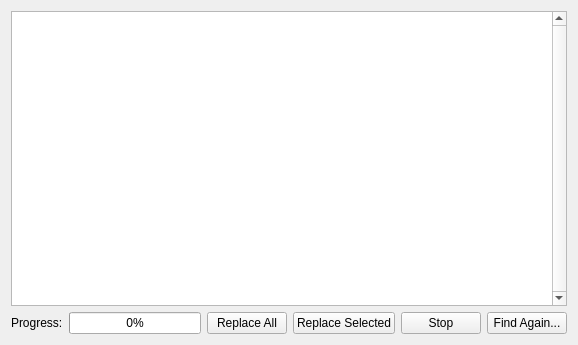
<?xml version="1.0" encoding="UTF-8"?>
<ui version="4.0">
 <class>Form</class>
 <widget class="QWidget" name="Form">
  <property name="geometry">
   <rect>
    <x>0</x>
    <y>0</y>
    <width>578</width>
    <height>345</height>
   </rect>
  </property>
  <property name="windowTitle">
   <string>Form</string>
  </property>
  <layout class="QVBoxLayout" name="verticalLayout">
   <item>
    <widget class="QTableView" name="resultsView">
     <property name="verticalScrollBarPolicy">
      <enum>Qt::ScrollBarAlwaysOn</enum>
     </property>
     <property name="selectionBehavior">
      <enum>QAbstractItemView::SelectRows</enum>
     </property>
     <attribute name="horizontalHeaderStretchLastSection">
      <bool>true</bool>
     </attribute>
    </widget>
   </item>
   <item>
    <layout class="QHBoxLayout" name="horizontalLayout">
     <item>
      <widget class="QLabel" name="label_11">
       <property name="text">
        <string>Progress:</string>
       </property>
      </widget>
     </item>
     <item>
      <widget class="QProgressBar" name="progressBar">
       <property name="value">
        <number>0</number>
       </property>
      </widget>
     </item>
     <item>
      <widget class="QPushButton" name="replaceAllButton">
       <property name="text">
        <string>Replace All</string>
       </property>
      </widget>
     </item>
     <item>
      <widget class="QPushButton" name="replaceSelectedButton">
       <property name="text">
        <string>Replace Selected</string>
       </property>
      </widget>
     </item>
     <item>
      <widget class="QPushButton" name="stopButton">
       <property name="text">
        <string>Stop</string>
       </property>
      </widget>
     </item>
     <item>
      <widget class="QPushButton" name="findAgainButton">
       <property name="text">
        <string>Find Again...</string>
       </property>
      </widget>
     </item>
    </layout>
   </item>
  </layout>
 </widget>
 <resources/>
 <connections/>
</ui>
